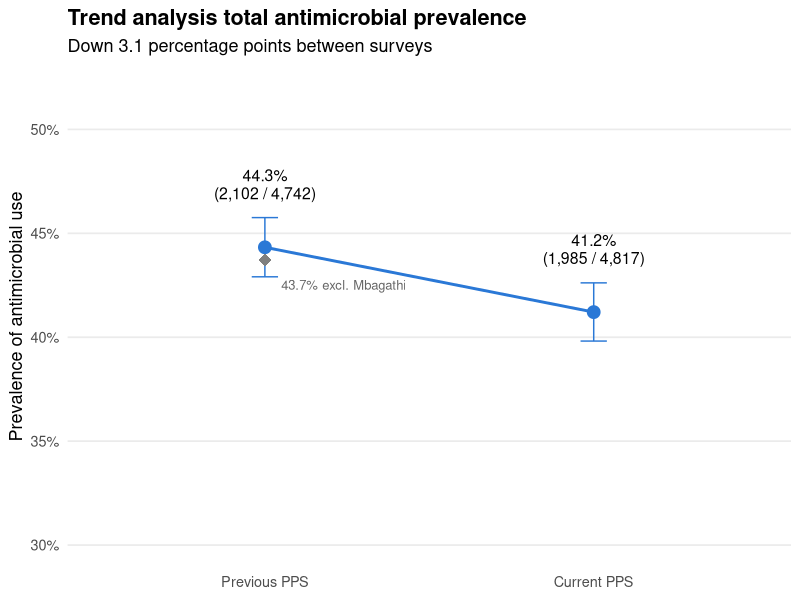
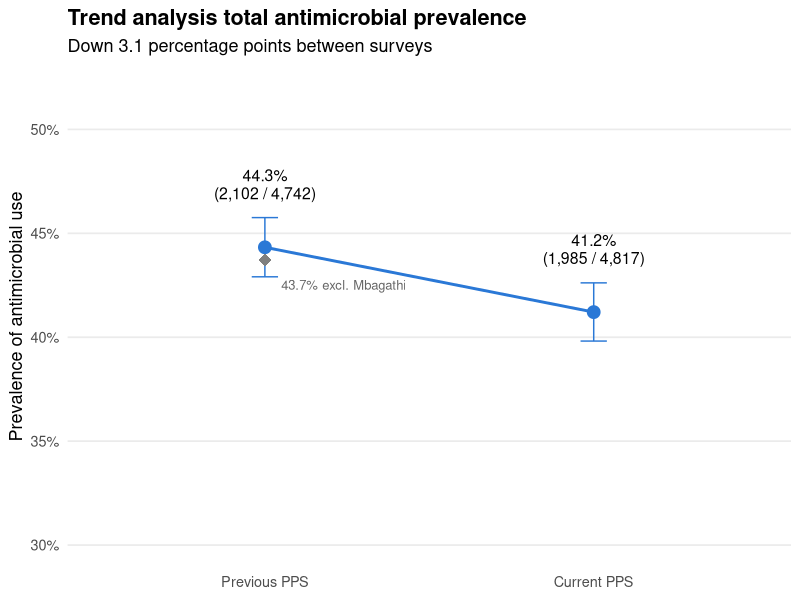

The R script that drew these images, in order:
# Total PPS prevalence (all hospitals): previous vs current survey
# install.packages(c("ggplot2", "dplyr"))  # if needed
library(ggplot2)
library(dplyr)

# 1. Data (totals only) --------------------------------------------------
pps <- data.frame(
  survey   = factor(c("Previous PPS", "Current PPS"),
                    levels = c("Previous PPS", "Current PPS")),
  on_abx   = c(2102, 1985),   # patients on antimicrobials
  surveyed = c(4742, 4817)    # patients surveyed
)

# 2. Prevalence + 95% Wilson confidence intervals ------------------------
pps <- pps %>%
  rowwise() %>%
  mutate(
    prev  = on_abx / surveyed * 100,
    lower = prop.test(on_abx, surveyed)$conf.int[1] * 100,
    upper = prop.test(on_abx, surveyed)$conf.int[2] * 100,
    label = sprintf("%.1f%%\n(%s / %s)", prev,
                    format(on_abx, big.mark = ","),
                    format(surveyed, big.mark = ","))
  ) %>%
  ungroup()

# 3. Like-for-like previous total (excluding Mbagathi: 148 / 273) -------
prev_excl <- (2102 - 148) / (4742 - 273) * 100   # 43.7%

# 4. Is the change statistically significant? ----------------------------
print(prop.test(x = pps$on_abx, n = pps$surveyed))   # 2-sample test of proportions
change_pp <- diff(pps$prev)
cat(sprintf("Change: %.1f percentage points (%.1f%% relative)\n",
            change_pp, change_pp / pps$prev[1] * 100))

# 5. Plot -----------------------------------------------------------------
p <- ggplot(pps, aes(x = survey, y = prev, group = 1)) +
  geom_area(fill = "#2a78d6", alpha = 0.10) +
  geom_line(colour = "#2a78d6", linewidth = 1) +
  geom_errorbar(aes(ymin = lower, ymax = upper),
                width = 0.08, colour = "#2a78d6") +
  geom_point(size = 4, colour = "#2a78d6") +
  geom_text(aes(label = label), vjust = -1.6, size = 4, lineheight = 0.95) +
  # like-for-like marker for previous survey
  annotate("point", x = 1, y = prev_excl, shape = 18, size = 4, colour = "grey50") +
  annotate("text", x = 1.05, y = prev_excl - 1.2, hjust = 0, size = 3.3,
           colour = "grey40", label = "43.7% excl. Mbagathi") +
  scale_y_continuous(limits = c(30, 52),
                     labels = function(x) paste0(x, "%")) +
  labs(
    title    = "Trend analysis total antimicrobial prevalence",
    subtitle = sprintf("Down %.1f percentage points between surveys",
                       abs(change_pp)),
    x = NULL, y = "Prevalence of antimicrobial use"
  ) +
  theme_minimal(base_size = 13) +
  theme(
    panel.grid.minor   = element_blank(),
    panel.grid.major.x = element_blank(),
    plot.title         = element_text(face = "bold"),
    plot.caption       = element_text(colour = "grey40", hjust = 0)
  )

print(p)

# 6. Save -----------------------------------------------------------------
ggsave("pps_total_trend.png", p, width = 7, height = 5, dpi = 300)
